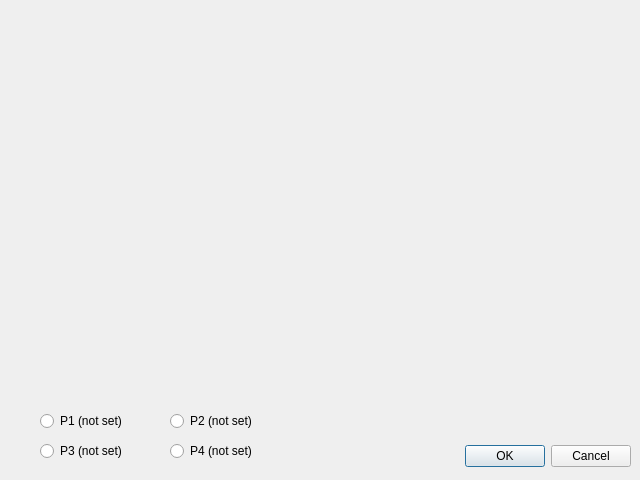
<?xml version="1.0" encoding="UTF-8"?>
<ui version="4.0">
 <class>perspectiveTransformation</class>
 <widget class="QDialog" name="perspectiveTransformation">
  <property name="geometry">
   <rect>
    <x>0</x>
    <y>0</y>
    <width>640</width>
    <height>480</height>
   </rect>
  </property>
  <property name="windowTitle">
   <string>Dialog</string>
  </property>
  <widget class="QDialogButtonBox" name="buttonBox">
   <property name="geometry">
    <rect>
     <x>10</x>
     <y>440</y>
     <width>621</width>
     <height>32</height>
    </rect>
   </property>
   <property name="orientation">
    <enum>Qt::Horizontal</enum>
   </property>
   <property name="standardButtons">
    <set>QDialogButtonBox::Cancel|QDialogButtonBox::Ok</set>
   </property>
  </widget>
  <widget class="matDisplay" name="labelPersTrans">
   <property name="geometry">
    <rect>
     <x>50</x>
     <y>30</y>
     <width>531</width>
     <height>351</height>
    </rect>
   </property>
   <property name="mouseTracking">
    <bool>true</bool>
   </property>
   <property name="autoFillBackground">
    <bool>true</bool>
   </property>
   <property name="text">
    <string/>
   </property>
   <property name="pixmap">
    <pixmap>lapangan.png</pixmap>
   </property>
   <property name="scaledContents">
    <bool>true</bool>
   </property>
  </widget>
  <widget class="QRadioButton" name="radioButton_P1">
   <property name="geometry">
    <rect>
     <x>40</x>
     <y>410</y>
     <width>100</width>
     <height>22</height>
    </rect>
   </property>
   <property name="text">
    <string>P1 (not set)</string>
   </property>
  </widget>
  <widget class="QRadioButton" name="radioButton_P2">
   <property name="geometry">
    <rect>
     <x>170</x>
     <y>410</y>
     <width>100</width>
     <height>22</height>
    </rect>
   </property>
   <property name="text">
    <string>P2 (not set)</string>
   </property>
  </widget>
  <widget class="QRadioButton" name="radioButton_P3">
   <property name="geometry">
    <rect>
     <x>40</x>
     <y>440</y>
     <width>100</width>
     <height>22</height>
    </rect>
   </property>
   <property name="text">
    <string>P3 (not set)</string>
   </property>
  </widget>
  <widget class="QRadioButton" name="radioButton_P4">
   <property name="geometry">
    <rect>
     <x>170</x>
     <y>440</y>
     <width>100</width>
     <height>22</height>
    </rect>
   </property>
   <property name="text">
    <string>P4 (not set)</string>
   </property>
  </widget>
 </widget>
 <customwidgets>
  <customwidget>
   <class>matDisplay</class>
   <extends>QLabel</extends>
   <header location="global">matdisplay.h</header>
  </customwidget>
 </customwidgets>
 <resources/>
 <connections>
  <connection>
   <sender>buttonBox</sender>
   <signal>accepted()</signal>
   <receiver>perspectiveTransformation</receiver>
   <slot>accept()</slot>
   <hints>
    <hint type="sourcelabel">
     <x>248</x>
     <y>254</y>
    </hint>
    <hint type="destinationlabel">
     <x>157</x>
     <y>274</y>
    </hint>
   </hints>
  </connection>
  <connection>
   <sender>buttonBox</sender>
   <signal>rejected()</signal>
   <receiver>perspectiveTransformation</receiver>
   <slot>reject()</slot>
   <hints>
    <hint type="sourcelabel">
     <x>316</x>
     <y>260</y>
    </hint>
    <hint type="destinationlabel">
     <x>286</x>
     <y>274</y>
    </hint>
   </hints>
  </connection>
 </connections>
</ui>
